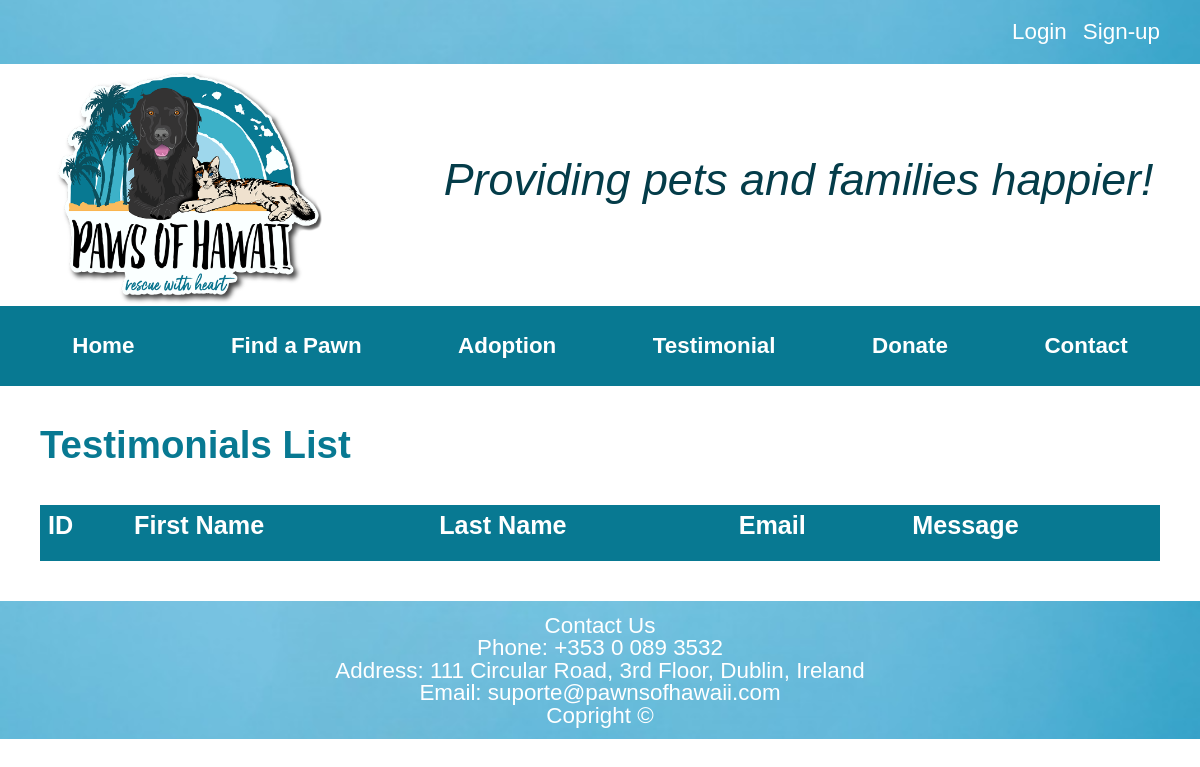
The app's page /views/testimonial.php, older data.
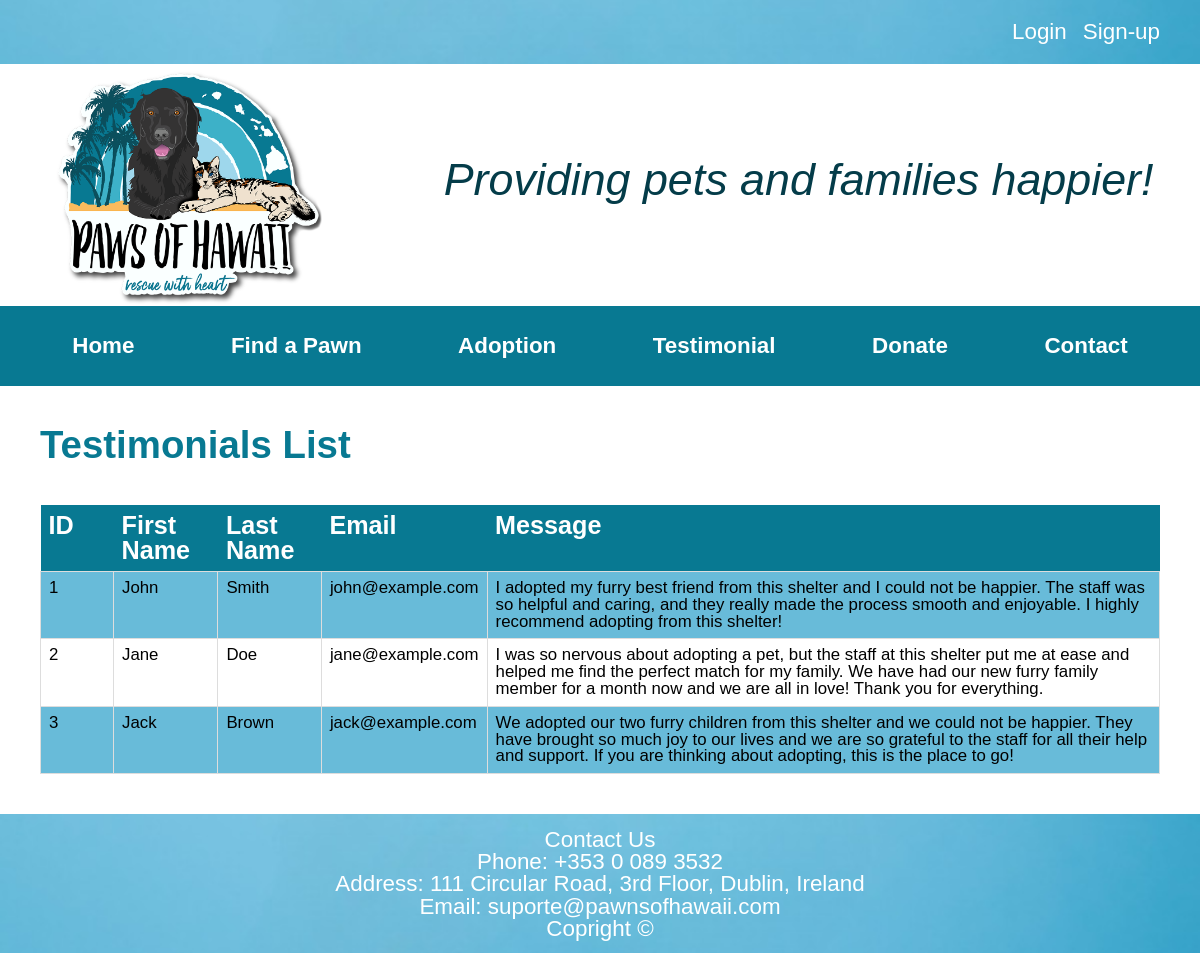
The same page, newer data.
### tables this page shows
CREATE TABLE `testimonial` (
  `testimonialid` int(11) NOT NULL,
  `firstname` varchar(15) NOT NULL,
  `lastname` varchar(15) NOT NULL,
  `email` varchar(50) NOT NULL,
  `testimonial` mediumtext DEFAULT NULL,
  `user_id` int(11) NOT NULL,
  `visible` tinyint(1) DEFAULT 0
);

### controller/create_table.php (the view, shortened to what this page needs)
<?php
try{
    require_once('../config/dbconnect.php');
    switch ($_SERVER['PHP_SELF']) {
        case '/pawns_of_hawaii/views/testimonial.php':
            $menu_items = array(
                array(
                  'label' => 'ID',
                ),
                array(
                  'label' => 'First Name',
                ),
                array(
                  'label' => 'Last Name',
                ),
                array(
                  'label' => 'Email',
                ),
                array(
                  'label' => 'Message',
                ),
              );
              foreach ($menu_items as $item) {
                echo "<th href=>" . $item['label'] . "</th>";
              };
            $queryGetTestimonial = "SELECT * from testimonial WHERE visible = 1";
            $getTestimonialResult = mysqli_query($conn, $queryGetTestimonial);
            if (!$getTestimonialResult) {
                echo "Problem to get testimonial list";
            } else {
                while ($user_data = mysqli_fetch_array($getTestimonialResult)) {
                    echo "<tr>";
                    echo "<td>" . $user_data['testimonialid'] . "</td>";
                    echo "<td>" . $user_data['firstname'] . "</td>";
                    echo "<td>" . $user_data['lastname'] . "</td>";
                    echo "<td>" . $user_data['email'] . "</td>";
                    echo "<td>" . $user_data['testimonial'] . "</td>";
                    echo "</tr>";
                }
            }
            break;
    }
} catch (Exception $e) {
    echo 'Caught exception: ', $e->getMessage(), "\n";
}
?>

### includes/header.php (shortened to what this page needs)
<!DOCTYPE html>
<html lang="en">
<head>
  <link rel="stylesheet" type="text/css" href="/pawns_of_hawaii/css/style.css">
</head>
<body>
  <header>
    <section class="nav-session">
      <?php include("/opt/lampp/htdocs/pawns_of_hawaii/controller/navpanel.php");?>
    </section>
    <section class="logo-header">
      <div>
        <img src="/pawns_of_hawaii/assets/img/logo.png" height="300px" width="350px">
      </div>
      <div>
        <p id="titlePrahse">Providing pets and families happier!</p>
      </div>
    </section>
    <section class="nav-bar" id="nav-bar">
      <?php
      include("/opt/lampp/htdocs/pawns_of_hawaii/controller/navbar.php");?>
    </section>
  </header>

### controller/navpanel.php
<?php
if (isset($_SESSION['privileges'])) {
    switch ($_SESSION['privileges']) {
        case 'admin':
            echo <<<EOT
            <a href="/pawns_of_hawaii/controller/dologout.php">Logout</a>
            EOT;
            break;
        case 'member':
            echo <<<EOT
            <a href="/pawns_of_hawaii/controller/dologout.php">Logout</a>
            EOT;
            break;
        default:
            break;
    }
} else {
    echo <<<EOT
        <a href="/pawns_of_hawaii/views/login.php">Login</a>
        <a href="/pawns_of_hawaii/views/signup.php">Sign-up</a>
    EOT;
}
?>

### controller/navbar.php
<?php
$menu_items = array(
    array(
        'label' => 'Home',
        'url' => '/pawns_of_hawaii/index.php',
    ),
    array(
        'label' => 'Find a Pawn',
        'url' => '/pawns_of_hawaii/views/findapawn.php',
    ),
    array(
        'label' => 'Adoption',
        'url' => '/pawns_of_hawaii/views/adopt.php',
    ),
    array(
        'label' => 'Testimonial',
        'url' => '/pawns_of_hawaii/views/testimonial.php',
    ),
     array(
        'label' => 'Donate',
        'url' => '/pawns_of_hawaii/views/donate.php',
    ),
    array(
        'label' => 'Contact',
        'url' => '/pawns_of_hawaii/views/contact.php',
    ),
);
foreach ($menu_items as $item) {
    echo "<a href='" . $item['url'] . "'>" . $item['label'] . "</a>";
};
?>

### views/testimonial.php
<?php include("../includes/header.php"); ?>
<main>
    <?php
    include("../controller/testimonial_management.php");
    ?>
</main>
<?php include("../includes/footer.php"); ?>

### controller/testimonial_management.php
<?php
    if(isset($_SESSION['privileges'])){
        switch ($_SESSION['privileges']) {
        case 'admin':
                echo '<h1 class="edit-titles"> Testimonial Display Edit</h1/>';
                include("testimonial_list_edit.php");
                echo '<h1 class="edit-titles"> Testimonials List</h1/>';
                include("testimonial_list.php");
                echo '<h1 class="edit-titles">Send Testimonial</h1/>';
                include("testimonial_form.php");
                break;
            case 'member':
                echo '<h1 class="edit-titles"> Testimonials List</h1/>';
                include("testimonial_list.php");
                echo '<h1 class="edit-titles">Send Testimonial</h1/>';
                include("testimonial_form.php");
                break;
            default:
                break;
        }
    }else{
        echo '<h1 class="edit-titles"> Testimonials List</h1/>';
        include("testimonial_list.php");
    }
?>

### controller/testimonial_list.php
<section class="table-section">
        <table class="tables">
            <tr>
                <?php include("create_table.php")?>
            </tr>
        </table>
</section>

### includes/footer.php
        <footer>
            <h3><strong>Contact Us</strong></h3>
            <p><strong>Phone: </strong>+353 0 089 3532</p>
            <p><strong>Address: </strong> 111 Circular Road, 3rd Floor, Dublin, Ireland</p>
            <p><strong>Email: </strong> suporte@pawnsofhawaii.com</p>
            <p><strong>Copright &copy;</strong></p>
        </footer>
    </body>
</html>

### css/style.css (style rules this page uses)
html, body, div, span, applet, object, iframe, h1, h2, h3, h4, h5, h6, p, blockquote, pre, a, abbr, acronym, address, big, cite, code, del, dfn, em, img, ins, kbd, q, s, samp, small, strike, strong, sub, sup, tt, var, b, u, i, center, dl, dt, dd, ol, ul, li, fieldset, form, label, legend, table, caption, tbody, tfoot, thead, tr, th, td, article, aside, canvas, details, embed, figure, figcaption, footer, header, hgroup, menu, nav, output, ruby, section, summary, time, mark, audio, video { margin: 0; padding: 0; border: 0; font-size: 100%; font: inherit; vertical-align: baseline; }
article, aside, details, figcaption, figure, footer, header, hgroup, menu, nav, section { display: block; }
body { line-height: 1; }
table { border-collapse: collapse; border-spacing: 0; }
html { zoom: 80%; }
body { font-family: sans-serif; font-size: 14px; position: relative; }
footer { display: flex; flex-direction: column; justify-content: center; align-items: center; background-color: #087992; text-align: center; height: 170px; line-height: 20x; font-family: sans-serif; font-size: 2em; color: white; position: static; width: 100%; margin-top: 20px; padding-top: 3px; background-image: url("../assets/img/background.png"); background-position: center; background-repeat: no-repeat; background-size: cover; }
a { text-decoration: none; }
.nav-session { display: flex; justify-content: flex-end; height: 80px; align-items: center; align-content: center; font-size: 2em; padding-left: 2%; padding-right: 2%; background-image: url("../assets/img/background.png"); background-position: center; background-repeat: no-repeat; background-size: cover; }
.nav-session a { display: flex; align-items: center; align-content: center; text-decoration: none; color: white; font-size: 1em; padding-right: 20px; font-weight: solid; }
#titlePrahse { font-size: 4em; padding-left: 30px; color: #043c49; font-family: Sans-serif, Trattatell, fantasy; font-style: italic; margin-bottom: 15px; }
.logo-header { display: flex; align-items: center; justify-content: space-around; flex-wrap: wrap; }
.nav-bar { display: flex; justify-content: space-around; height: 100px; background-color: #087992; align-items: center; font-size: 2em; font-weight: bold; padding-left: 2%; padding-right: 2%; }
.nav-bar a { text-decoration: none; color: white; }
.edit-titles { font-size: 3rem; color: #087992; margin-top: 50px; margin-left: 50px; font-weight: bold; }
.table-section { display: flex; justify-content: center; align-items: center; margin: 50px; }
.tables { width: 100%; border-collapse: collapse; }
th { background-color: #087992; color: white; font-weight: bold; font-size: 1.5em; text-align: left; padding: 10px; height: 50px; }
td:first-child { width: 70px; }
td { border: 2px solid #dddddd; text-align: left; padding: 10px; }
tr { font-size: 1.5em; }
tr:nth-child(even) { background-color: #68bbd9; }

Row changes from the older to the newer data that the page shows:
now on this page (row edited): testimonial: testimonialid "1", firstname "John", lastname "Smith", email "john@example.com", testimonial "I adopted my furry best friend from this shelter and I could not be happier. The staff was so helpful and caring, and they really made the process smooth and enjoyable. I highly recommend adopting from this shelter!"
now on this page (row edited): testimonial: testimonialid "2", firstname "Jane", lastname "Doe", email "jane@example.com", testimonial "I was so nervous about adopting a pet, but the staff at this shelter put me at ease and helped me find the perfect match for my family. We have had our new furry family member for a month now and we are all in love! Thank you for everything."
now on this page (row edited): testimonial: testimonialid "3", firstname "Jack", lastname "Brown", email "jack@example.com", testimonial "We adopted our two furry children from this shelter and we could not be happier. They have brought so much joy to our lives and we are so grateful to the staff for all their help and support. If you are thinking about adopting, this is the place to go!"
